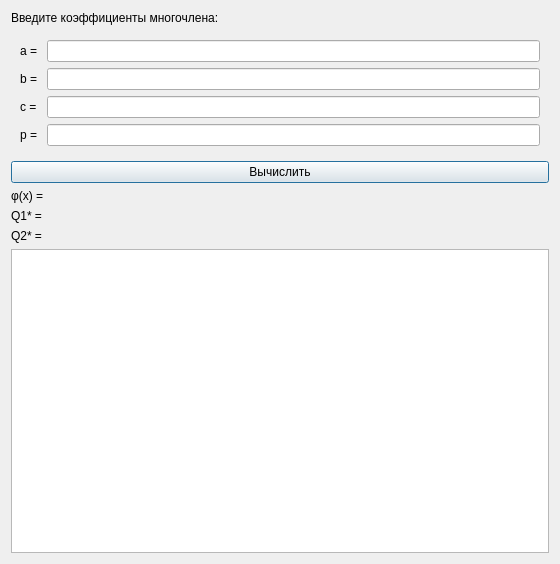
<?xml version="1.0" encoding="UTF-8"?>
<ui version="4.0">
 <class>RandomGenerator</class>
 <widget class="QDialog" name="RandomGenerator">
  <property name="geometry">
   <rect>
    <x>0</x>
    <y>0</y>
    <width>560</width>
    <height>564</height>
   </rect>
  </property>
  <property name="windowTitle">
   <string>ГПСЧ</string>
  </property>
  <property name="styleSheet">
   <string notr="true"/>
  </property>
  <layout class="QVBoxLayout" name="verticalLayout">
   <item>
    <widget class="QLabel" name="label">
     <property name="text">
      <string>Введите коэффициенты многочлена:</string>
     </property>
    </widget>
   </item>
   <item>
    <widget class="QWidget" name="widget" native="true">
     <layout class="QGridLayout" name="gridLayout">
      <item row="3" column="1">
       <widget class="QLabel" name="pLabel">
        <property name="text">
         <string>p = </string>
        </property>
       </widget>
      </item>
      <item row="0" column="1">
       <widget class="QLabel" name="aLabel">
        <property name="text">
         <string>a = </string>
        </property>
       </widget>
      </item>
      <item row="1" column="2">
       <widget class="QLineEdit" name="bEdit"/>
      </item>
      <item row="1" column="1">
       <widget class="QLabel" name="bLabel">
        <property name="text">
         <string>b = </string>
        </property>
       </widget>
      </item>
      <item row="2" column="1">
       <widget class="QLabel" name="label_2">
        <property name="text">
         <string>c = </string>
        </property>
       </widget>
      </item>
      <item row="0" column="2">
       <widget class="QLineEdit" name="aEdit"/>
      </item>
      <item row="3" column="2">
       <widget class="QLineEdit" name="pEdit"/>
      </item>
      <item row="2" column="2">
       <widget class="QLineEdit" name="cEdit"/>
      </item>
     </layout>
    </widget>
   </item>
   <item>
    <widget class="QPushButton" name="calcButton">
     <property name="text">
      <string>Вычислить</string>
     </property>
    </widget>
   </item>
   <item>
    <widget class="QLabel" name="polynom">
     <property name="text">
      <string>φ(x) = </string>
     </property>
    </widget>
   </item>
   <item>
    <widget class="QLabel" name="qLabel1">
     <property name="text">
      <string>Q1* = </string>
     </property>
    </widget>
   </item>
   <item>
    <widget class="QLabel" name="qLabel2">
     <property name="text">
      <string>Q2* = </string>
     </property>
    </widget>
   </item>
   <item>
    <widget class="QTreeWidget" name="treeWidget">
     <attribute name="headerVisible">
      <bool>false</bool>
     </attribute>
     <column>
      <property name="text">
       <string notr="true">1</string>
      </property>
     </column>
    </widget>
   </item>
  </layout>
 </widget>
 <resources/>
 <connections/>
</ui>
